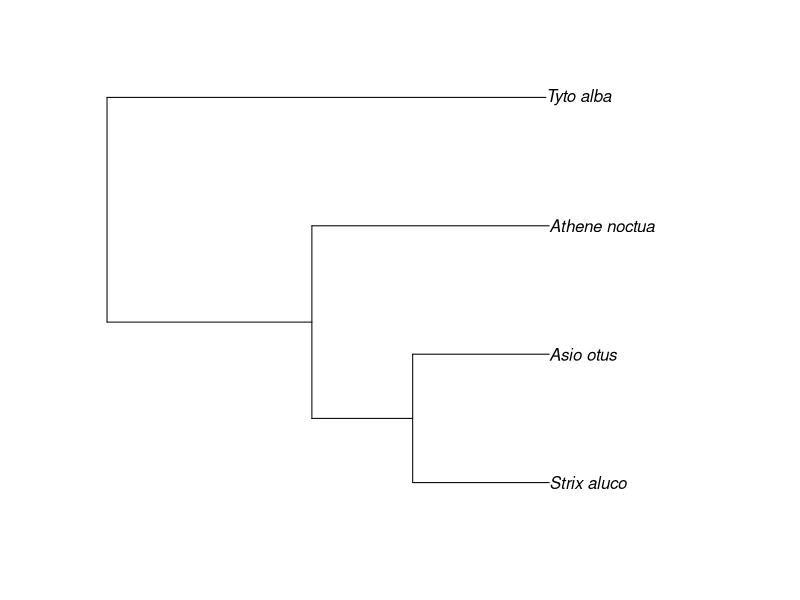
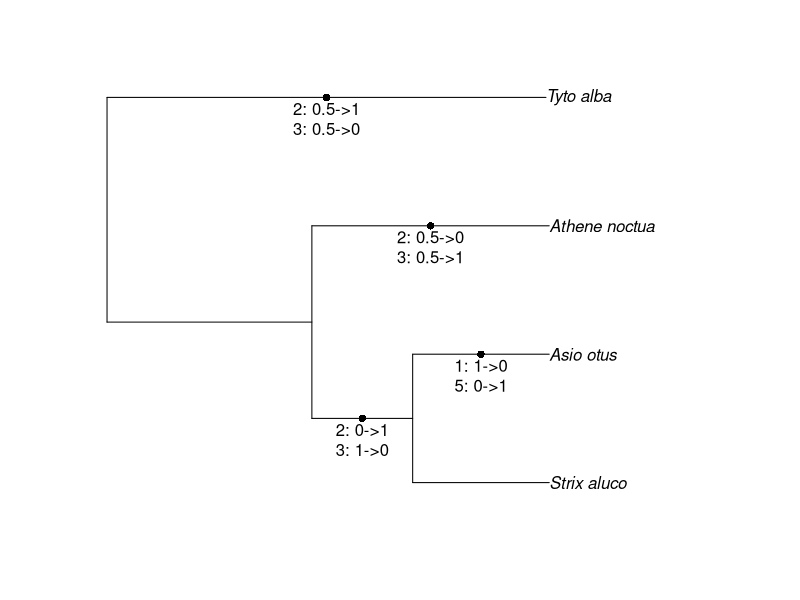

Reproduce these figures in R, in order.
library(phytools)
library(phangorn)


# make fake data
s <- "owls(((Strix_aluco:4.2,Asio_otus:4.2):3.1,Athene_noctua:7.3):6.3,Tyto_alba:13.5);"
testT <- read.tree(text=s)
testChar <- rbind(
			c(1,0,1,1,0), 
			c(1,1,0,1,0), 
			c(0,0,1,1,1), 
			c(1,1,0,1,0)
			)
rownames(testChar) <- testT$tip.label

# convert fake data to phyDat format for phangorn
testPhy <- as.phyDat(testChar, type="USER", levels=c(0,1))

# scale tree by characer change number. We'll use this later for plotting
rescaled <- acctran(testT, testPhy)

# use acctran to get ancestral states
aceTree <- pace(testT, testPhy, "ACCTRAN", return="prob")

# convert to a change matrix
changeMat <- matrix(nrow=length(aceTree), ncol=ncol(testChar))
for (i in 1:length(aceTree))	{
	changeMat[i,] <-  aceTree[[i]][,2]
}
rownames(changeMat) <- 1:nrow(changeMat)

# extract edge matarix
eMat <- rescaled$edge

# get characters of ancestor and descendent of each edge
Ancest <- changeMat[as.character(eMat[,1]),]
Descend <- changeMat[as.character(eMat[,2]),]

# make the phylo
plot(testT)

# extract some plotting parameters
#plot(rescaled)
#obj <- get("last_plot.phylo", envir = .PlotPhyloEnv)
#Heights <- nodeHeights(rescaled)

plot(testT)
# find which characters change on each edge
for (i in 1:nrow(eMat))	{
	# find which characters changed (which ancestor states != descendent states for each edge)
	changeVec <- Ancest[i,] - Descend[i,]
	Chars <- which(abs(changeVec) > 0)
	# if any change happened..
	if (length(Chars) > 0)	{
		Reformat <- sapply(Chars, function(x) paste(x, ": ", Ancest[i,x], "->", Descend[i,x], sep=""))
		edgelabels(i, bg=NULL, frame="none", text=paste(Reformat, collapse="\n"), pos=1)
		edgelabels(edge=i, bg=NULL, frame="none", pch=16)

		# couldn't get the below to work, but it's the general idea. Can look up old code I wrote to stick labels on edges in specific places later if you can't get a satisfactory look
#		XX <- (obj$xx[rescaled$edge[i,2]] - obj$xx[rescaled$edge[i,1]]) / length(Chars)
		# add the change on the tree on the right branch
#		for (j in 1:length(Chars))	{
#			cat(obj$xx[rescaled$edge[i,1]] - Heights[i,1])
			# need to add something here for branches with multiple changes, not sure what
#			points(obj$xx[rescaled$edge[i,1]], obj$yy[rescaled$edge[i,2]], pch=16)
#			text(obj$xx[rescaled$edge[i,1]], obj$yy[rescaled$edge[i,2]], pos = 3,
#				paste(Chars[j],": ", Ancest[i,Chars[j]], "->", Descend[i,Chars[j]], sep="")
#				)
#		}
	}

}
